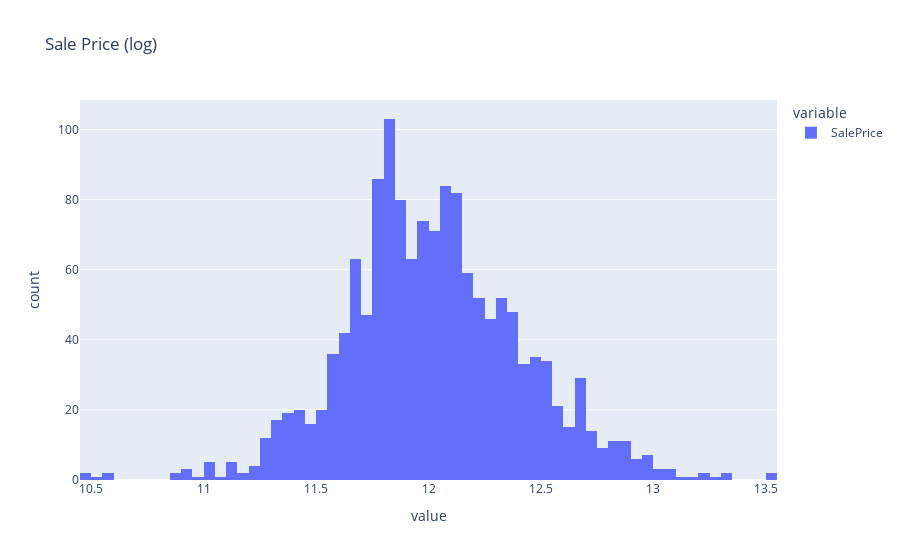

This figure's notebook cell:
### Code cell
px.histogram(train['SalePrice'].apply(lambda x: np.log(x)), nbins=100, title='Sale Price (log)')

### Figure 1 — Plotly figure (JSON) as saved in the notebook; plotly's stock layout.template omitted (floating-point values rounded to 4 significant figures; data arrays with more than 128 entries replaced by an {"elided": "..."} marker saying what was removed)
{"data": [{"alignmentgroup": "True", "bingroup": "x", "hovertemplate": "variable=SalePrice<br>value=%{x}<br>count=%{y}<extra></extra>", "legendgroup": "SalePrice", "marker": {"color": "#636efa", "pattern": {"shape": ""}}, "name": "SalePrice", "nbinsx": 100, "offsetgroup": "SalePrice", "orientation": "v", "showlegend": true, "type": "histogram", "x": {"elided": "1460 float values"}, "xaxis": "x", "yaxis": "y"}], "layout": {"barmode": "relative", "legend": {"title": {"text": "variable"}, "tracegroupgap": 0}, "title": {"text": "Sale Price (log)"}, "xaxis": {"anchor": "y", "domain": [0, 1], "title": {"text": "value"}}, "yaxis": {"anchor": "x", "domain": [0, 1], "title": {"text": "count"}}}}
